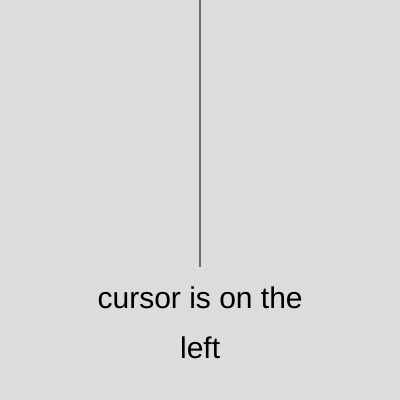
Frame 1 (no input)
Frame 60 (no input): identical to frame 1, image omitted
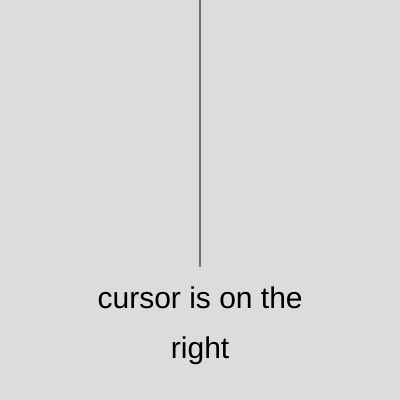
Frame 120 (the mouse pressed at the canvas centre since frame 60)

The p5.js sketch that drew these frames (run headless with seeded random() and noise() and a simulated clock; from frame 60 on, the mouse is pressed at the canvas centre):

// p5.js sketch
// ── sketch.js
function setup() {
  createCanvas(400, 400);
  textAlign(CENTER, CENTER);
  textSize(30);
  
}

function draw() {
  let direction;
  
  if(mouseX < width/2){
    direction = "left";
  }
  else if(0 < mouseX){
    direction = "right"
  }
  clear();
  
  background(220);
  line(width/2, 0, width/2, height*2/3);
  text("cursor is on the", width/2, height*6/8);
  text(direction, width/2, height*7/8);
}
